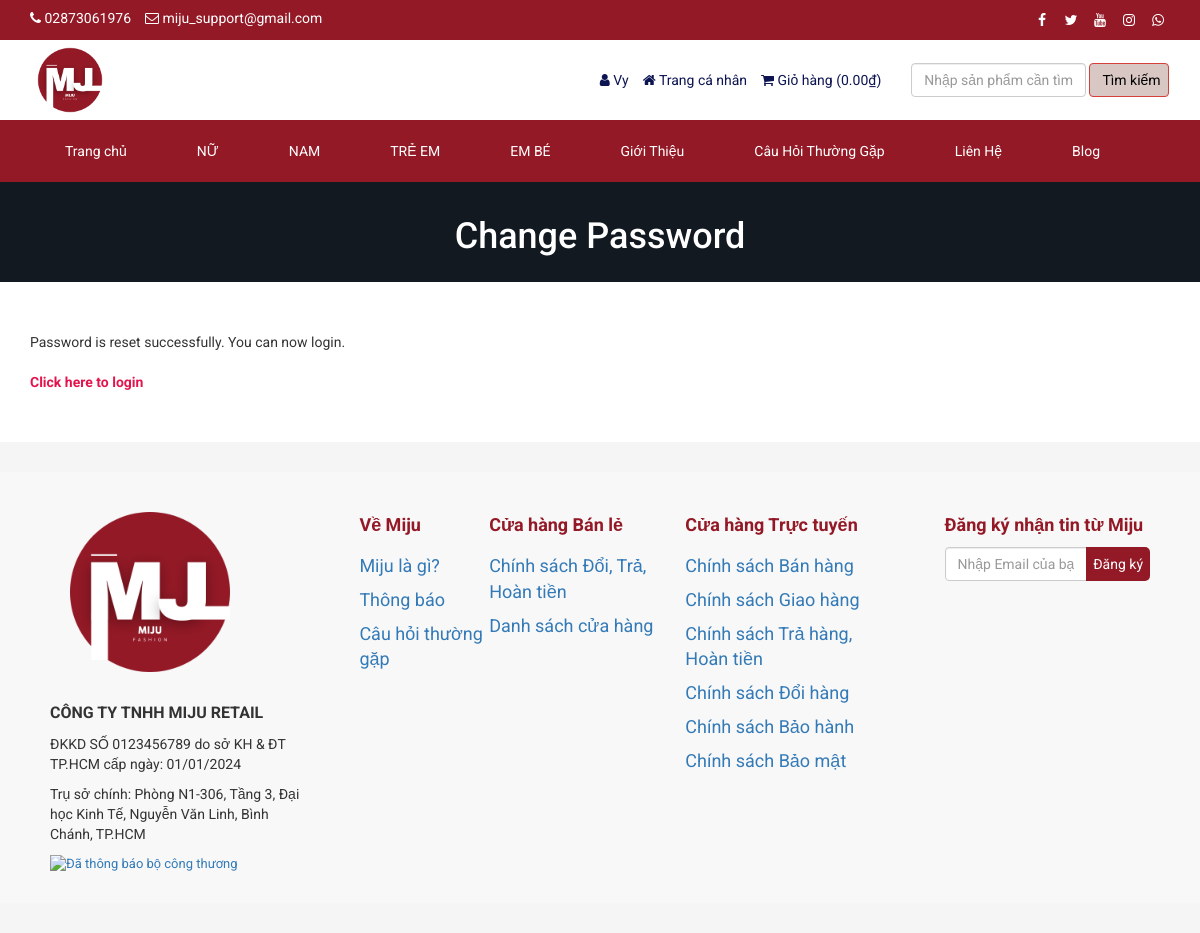
The app's page /reset-password-success.php (signed in) with its own data.
### tables this page shows
CREATE TABLE `tbl_settings` (
  `id` int(11) NOT NULL,
  `logo` varchar(255) NOT NULL,
  `favicon` varchar(255) NOT NULL,
  `footer_about` text NOT NULL,
  `footer_copyright` text NOT NULL,
  `contact_address` text NOT NULL,
  `contact_email` varchar(255) NOT NULL,
  `contact_phone` varchar(255) NOT NULL,
  `contact_fax` varchar(255) NOT NULL,
  `contact_map_iframe` text NOT NULL,
  `receive_email` varchar(255) NOT NULL,
  `receive_email_subject` varchar(255) NOT NULL,
  `receive_email_thank_you_message` text NOT NULL,
  `forget_password_message` text NOT NULL,
  `total_recent_post_footer` int(10) NOT NULL,
  `total_popular_post_footer` int(10) NOT NULL,
  `total_recent_post_sidebar` int(11) NOT NULL,
  `total_popular_post_sidebar` int(11) NOT NULL,
  `total_featured_product_home` int(11) NOT NULL,
  `total_latest_product_home` int(11) NOT NULL,
  `total_popular_product_home` int(11) NOT NULL,
  `meta_title_home` text NOT NULL,
  `meta_keyword_home` text NOT NULL,
  `meta_description_home` text NOT NULL,
  `banner_login` varchar(255) NOT NULL,
  `banner_registration` varchar(255) NOT NULL,
  `banner_forget_password` varchar(255) NOT NULL,
  `banner_reset_password` varchar(255) NOT NULL,
  `banner_search` varchar(255) NOT NULL,
  `banner_cart` varchar(255) NOT NULL,
  `banner_checkout` varchar(255) NOT NULL,
  `banner_product_category` varchar(255) NOT NULL,
  `banner_blog` varchar(255) NOT NULL,
  `cta_title` varchar(255) NOT NULL,
  `cta_content` text NOT NULL,
  `cta_read_more_text` varchar(255) NOT NULL,
  `cta_read_more_url` varchar(255) NOT NULL,
  `cta_photo` varchar(255) NOT NULL,
  `featured_product_title` varchar(255) NOT NULL,
  `featured_product_subtitle` varchar(255) NOT NULL,
  `latest_product_title` varchar(255) NOT NULL,
  `latest_product_subtitle` varchar(255) NOT NULL,
  `popular_product_title` varchar(255) NOT NULL,
  `popular_product_subtitle` varchar(255) NOT NULL,
  `testimonial_title` varchar(255) NOT NULL,
  `testimonial_subtitle` varchar(255) NOT NULL,
  `testimonial_photo` varchar(255) NOT NULL,
  `blog_title` varchar(255) NOT NULL,
  `blog_subtitle` varchar(255) NOT NULL,
  `newsletter_text` text NOT NULL,
  `paypal_email` varchar(255) NOT NULL,
  `stripe_public_key` varchar(255) NOT NULL,
  `stripe_secret_key` varchar(255) NOT NULL,
  `bank_detail` text NOT NULL,
  `before_head` text NOT NULL,
  `after_body` text NOT NULL,
  `before_body` text NOT NULL,
  `home_service_on_off` int(11) NOT NULL,
  `home_welcome_on_off` int(11) NOT NULL,
  `home_featured_product_on_off` int(11) NOT NULL,
  `home_latest_product_on_off` int(11) NOT NULL,
  `home_popular_product_on_off` int(11) NOT NULL,
  `home_testimonial_on_off` int(11) NOT NULL,
  `home_blog_on_off` int(11) NOT NULL,
  `newsletter_on_off` int(11) NOT NULL,
  `ads_above_welcome_on_off` int(1) NOT NULL,
  `ads_above_featured_product_on_off` int(1) NOT NULL,
  `ads_above_latest_product_on_off` int(1) NOT NULL,
  `ads_above_popular_product_on_off` int(1) NOT NULL,
  `ads_above_testimonial_on_off` int(1) NOT NULL,
  `ads_category_sidebar_on_off` int(1) NOT NULL
);

CREATE TABLE `tbl_social` (
  `social_id` int(11) NOT NULL,
  `social_name` varchar(30) NOT NULL,
  `social_url` varchar(255) NOT NULL,
  `social_icon` varchar(30) NOT NULL
);

CREATE TABLE `tbl_top_category` (
  `tcat_id` int(11) NOT NULL,
  `tcat_name` varchar(255) NOT NULL,
  `show_on_menu` int(1) NOT NULL
);

CREATE TABLE `tbl_page` (
  `id` int(11) NOT NULL,
  `about_title` varchar(255) NOT NULL,
  `about_content` text NOT NULL,
  `about_banner` varchar(255) NOT NULL,
  `about_meta_title` varchar(255) NOT NULL,
  `about_meta_keyword` text NOT NULL,
  `about_meta_description` text NOT NULL,
  `faq_title` varchar(255) NOT NULL,
  `faq_banner` varchar(255) NOT NULL,
  `faq_meta_title` varchar(255) NOT NULL,
  `faq_meta_keyword` text NOT NULL,
  `faq_meta_description` text NOT NULL,
  `blog_title` varchar(255) NOT NULL,
  `blog_banner` varchar(255) NOT NULL,
  `blog_meta_title` varchar(255) NOT NULL,
  `blog_meta_keyword` text NOT NULL,
  `blog_meta_description` text NOT NULL,
  `contact_title` varchar(255) NOT NULL,
  `contact_banner` varchar(255) NOT NULL,
  `contact_meta_title` varchar(255) NOT NULL,
  `contact_meta_keyword` text NOT NULL,
  `contact_meta_description` text NOT NULL,
  `pgallery_title` varchar(255) NOT NULL,
  `pgallery_banner` varchar(255) NOT NULL,
  `pgallery_meta_title` varchar(255) NOT NULL,
  `pgallery_meta_keyword` text NOT NULL,
  `pgallery_meta_description` text NOT NULL,
  `vgallery_title` varchar(255) NOT NULL,
  `vgallery_banner` varchar(255) NOT NULL,
  `vgallery_meta_title` varchar(255) NOT NULL,
  `vgallery_meta_keyword` text NOT NULL,
  `vgallery_meta_description` text NOT NULL
);

### reset-password-success.php (the view)
<?php require_once('header.php'); ?>
<?php
$statement = $pdo->prepare("SELECT * FROM tbl_settings WHERE id=1");
$statement->execute();
$result = $statement->fetchAll(PDO::FETCH_ASSOC);
foreach ($result as $row) {
    $banner_forget_password = $row['banner_forget_password'];
}
?>
<div class="page-banner" style="background-color:#444;background-image: url(assets/uploads/<?php echo $banner_forget_password; ?>);">
    <div class="inner">
        <h1><?php echo LANG_VALUE_149; ?></h1>
    </div>
</div>
<div class="page">
    <div class="container">
        <div class="row">
            <div class="col-md-12">
                <div class="user-content">
                    <?php echo LANG_VALUE_146; ?><br><br>
                    <a href="<?php echo BASE_URL; ?>login.php" style="color:#e4144d;font-weight:bold;"><?php echo LANG_VALUE_11; ?></a>
                </div>
            </div>
        </div>
    </div>
</div>
<?php require_once('footer.php'); ?>

### header.php (shortened to what this page needs)
<?php
include("admin/inc/config.php");
$statement = $pdo->prepare("SELECT * FROM tbl_settings WHERE id=1");
$statement->execute();
$result = $statement->fetchAll(PDO::FETCH_ASSOC);
foreach ($result as $row)
{
	$logo = $row['logo'];
	$contact_email = $row['contact_email'];
	$contact_phone = $row['contact_phone'];
}
?>
<!DOCTYPE html>
<html lang="en">
<head>
	<link rel="stylesheet" href="assets/css/bootstrap.min.css">
	<link rel="stylesheet" href="assets/css/font-awesome.min.css">
	<link rel="stylesheet" href="assets/css/owl.carousel.min.css">
	<link rel="stylesheet" href="assets/css/owl.theme.default.min.css">
	<link rel="stylesheet" href="assets/css/jquery.bxslider.min.css">
    <link rel="stylesheet" href="assets/css/magnific-popup.css">
    <link rel="stylesheet" href="assets/css/rating.css">
	<link rel="stylesheet" href="assets/css/spacing.css">
	<link rel="stylesheet" href="assets/css/bootstrap-touch-slider.css">
	<link rel="stylesheet" href="assets/css/animate.min.css">
	<link rel="stylesheet" href="assets/css/tree-menu.css">
	<link rel="stylesheet" href="assets/css/select2.min.css">
	<link rel="stylesheet" href="assets/css/main.css">
	<link rel="stylesheet" href="assets/css/responsive.css">
	<?php
	$statement = $pdo->prepare("SELECT * FROM tbl_page WHERE id=1");
	$statement->execute();
	$result = $statement->fetchAll(PDO::FETCH_ASSOC);
		?>
</head>
<body>
<div class="top" style="background-color: #931926; color: #ffffff;">
	<div class="container">
		<div class="row">
			<div class="col-md-6 col-sm-6 col-xs-12">
				<div class="left">
					<ul>
						<li><i class="fa fa-phone"></i> <?php echo $contact_phone; ?></li>
						<li><i class="fa fa-envelope-o"></i> <?php echo $contact_email; ?></li>
					</ul>
				</div>
			</div>
			<div class="col-md-6 col-sm-6 col-xs-12">
				<div class="right">
					<ul>
						<?php
						$statement = $pdo->prepare("SELECT * FROM tbl_social");
						$statement->execute();
						$result = $statement->fetchAll(PDO::FETCH_ASSOC);
						foreach ($result as $row) {
							?>
							<?php if($row['social_url'] != ''): ?>
							<li><a href="<?php echo $row['social_url']; ?>"><i class="<?php echo $row['social_icon']; ?>"></i></a></li>
							<?php endif; ?>
							<?php
						}
						?>
					</ul>
				</div>
			</div>
		</div>
	</div>
</div>
<div class="header">
	<div class="container">
		<div class="row inner">
			<div class="col-md-4 logo">
				<a href="index.php"><img src="assets/uploads/<?php echo $logo; ?>" alt="logo image"></a>
			</div>
			<div class="col-md-5 right">
				<ul>
					<?php
					if(isset($_SESSION['customer'])) {
						?>
						<li><i class="fa fa-user"></i> <?php echo $_SESSION['customer']['cust_name']; ?></li>
						<li><a href="dashboard.php"><i class="fa fa-home"></i> <?php echo "Trang cá nhân"; ?></a></li>
						<?php
					} else {
						?>
						<li><a href="login.php"><i class="fa fa-sign-in"></i> <?php echo "Đăng nhập"; ?></a></li>
						<li><a href="registration.php"><i class="fa fa-user-plus"></i> <?php echo "Đăng ký"; ?></a></li>
						<?php
					}
					?>
					<li><a href="cart.php"><i class="fa fa-shopping-cart"></i> <?php echo "Giỏ hàng"; ?> (<?php
					if(isset($_SESSION['cart_p_id'])) {
						$table_total_price = 0;
						$i=0;
	                    foreach($_SESSION['cart_p_qty'] as $key => $value)
	                    {
	                        $i++;
	                        $arr_cart_p_qty[$i] = $value;
	                    }                    $i=0;
	                    foreach($_SESSION['cart_p_current_price'] as $key => $value)
	                    {
	                        $i++;
	                        $arr_cart_p_current_price[$i] = $value;
	                    }
	                    for($i=1;$i<=count($arr_cart_p_qty);$i++) {
	                    	$row_total_price = intval($arr_cart_p_current_price[$i]) * intval($arr_cart_p_qty[$i]);
	                        $table_total_price = $table_total_price + $row_total_price;
	                    }
						echo number_format($table_total_price);
					} else {
						echo '0.00';
					}
					?><?php echo "₫"; ?>)</a></li>
				</ul>
			</div>
			<div class="col-md-3 search-area">
				<form class="navbar-form navbar-left" role="search" action="search-result.php" method="get">
					<div class="form-group">
						<input type="text" class="form-control search-top" placeholder="<?php echo "Nhập sản phẩm cần tìm"; ?>" name="search_text">
					</div>
					<button type="submit" class="btn btn-danger" style="background-color: #d8c7c3; color:black"><?php echo "Tìm kiếm"; ?></button>
				</form>
			</div>
		</div>
	</div>
</div>
<div class="nav" style="background-color: #931926; color: #ffffff;">
	<div class="container" style="background-color: #931926; color: #ffffff;">
		<div class="row">
			<div class="col-md-12 pl_0 pr_0">
				<div class="menu-container" style="background-color: #931926; color: #ffffff;">
					<div class="menu">
						<ul>
							<li><a href="index.php">Trang chủ</a></li>
							<?php
							$statement = $pdo->prepare("SELECT * FROM tbl_top_category WHERE show_on_menu=1");
							$statement->execute();
							$result = $statement->fetchAll(PDO::FETCH_ASSOC);
							foreach ($result as $row) {
								?>
								<li><a href="product-category.php?id=<?php echo $row['tcat_id']; ?>&type=top-category"><?php echo $row['tcat_name']; ?></a>
								</li>
								<?php
							}
							?>
							<?php
							$statement = $pdo->prepare("SELECT * FROM tbl_page WHERE id=1");
							$statement->execute();
							$result = $statement->fetchAll(PDO::FETCH_ASSOC);
							foreach ($result as $row) {
								$about_title = $row['about_title'];
								$faq_title = $row['faq_title'];
								$blog_title = $row['blog_title'];
								$contact_title = $row['contact_title'];
							}
							?>
							<li><a href="about.php"><?php echo $about_title; ?></a></li>
							<li><a href="faq.php"><?php echo $faq_title; ?></a></li>
							<li><a href="contact.php"><?php echo $contact_title; ?></a></li>
							<li><a href="blog.php"><?php echo $blog_title; ?></a></li>
						</ul>
					</div>
				</div>
			</div>
		</div>
	</div>
</div>

### assets/css/main.css (style rules this page uses)
* { margin: 0; padding: 0; }
body { font-family: "Roboto", sans-serif; font-size: 14px; }
h1, h2, h3, h4, h5, h6 { font-family: "Roboto", sans-serif; }
a { text-decoration: none; }
.top { width: 100%; height: 40px; background: #131921; }
.top .left { float: left; }
.top .left ul { padding-top: 8px; }
.top .left ul li { list-style-type: none; float: left; margin-right: 14px; color: white; }
.top .left ul li i { color: white; }
.top .right { float: right; }
.top .right ul { padding-top: 8px; }
.top .right ul li { list-style-type: none; float: left; margin-left: 5px; }
.top .right ul li a { color: white; width: 24px; height: 24px; line-height: 24px; text-align: center; border-radius: 50%; display: block; transition: all 0.4s ease; }
.header { width: 100%; height: auto; background: #fff; }
.header .inner { height: auto; display: table; }
.header .logo { float: none; display: table-cell; vertical-align: middle; }
.header .logo img { max-width: 100%; height: 80px; }
.header .navbar-form .form-control { width: 300px; }
.header .search-area { float: none; display: table-cell; vertical-align: middle; }
.header .search-area .form-group { width: calc(100% - 84px); }
.header .search-area button { width: 80px; }
.header .search-area form { width: 100%; }
.header .right { float: none; display: table-cell; vertical-align: middle; padding-right: 0; }
.header .right ul { float: right; margin-bottom: 0; }
.header .right ul li { list-style-type: none; float: left; margin-left: 14px; color: #0d1452; }
.header .right ul li a { color: #0d1452; }
.header .navbar-form .search-top { width: 100%; }
.nav { background: #232f3e; }
.menu-container { width: 100%; margin: 0 auto; background: #232f3e; }
.menu-dropdown-icon:before { content: "\f067"; font-family: "FontAwesome"; display: none; cursor: pointer; float: right; padding: 1.5em 2em; background: #fff; color: #333; }
.menu > ul { margin: 0 auto; width: 100%; list-style: none; padding: 0; position: relative; box-sizing: border-box; }
.menu > ul:before, .menu > ul:after { content: ""; display: table; }
.menu > ul:after { clear: both; }
.menu > ul > li { float: left; padding: 0; margin: 0; }
.menu > ul > li a { text-decoration: none; padding: 1.5em 20px; display: block; color: #fff; }
.page-banner { width: 100%; height: auto; background-repeat: no-repeat; background-position: center center; -webkit-background-size: cover; background-size: cover; position: relative; padding-top: 15px; padding-bottom: 15px; overflow: hidden; }
.page-banner h1 { color: #fff; text-align: center; z-index: 999; position: relative; }
.page { width: 100%; height: auto; padding-top: 50px; padding-bottom: 50px; }

### assets/css/responsive.css (style rules this page uses)
@media only screen and (min-width: 992px) { .header .inner { width: 100%; } }
@media only screen and (min-width: 992px) { .header .search-area { padding-right: 0; } }
@media only screen and (min-width: 992px) { .header .search-area form { padding-right: 0; } }
@media only screen and (min-width: 992px) { .header .container { padding-right: 0; } }

### header.php (style rules this page uses)
.menu-container { text-align: right; background-color: black; }
.menu ul { list-style: none; padding-right: 0; }
.menu ul li { display: inline-block; margin-left: 30px; }
.menu ul li a { text-decoration: none; color: white; }

### records on screen
tbl_settings: contact_phone "02873061976", contact_email "miju_support@gmail.com", logo (picture), banner_forget_password (picture)
tbl_top_category: tcat_name "NỮ"
tbl_top_category: tcat_name "NAM"
tbl_top_category: tcat_name "TRẺ EM"
tbl_top_category: tcat_name "EM BÉ"
tbl_page: about_title "Giới Thiệu", faq_title "Câu Hỏi Thường Gặp", contact_title "Liên Hệ", blog_title "Blog"

### other values on screen
$_SESSION['customer']['cust_name'] "Vy"
LANG_VALUE_149 "Change Password"
LANG_VALUE_146 "Password is reset successfully. You can now login."
LANG_VALUE_11 "Click here to login"
